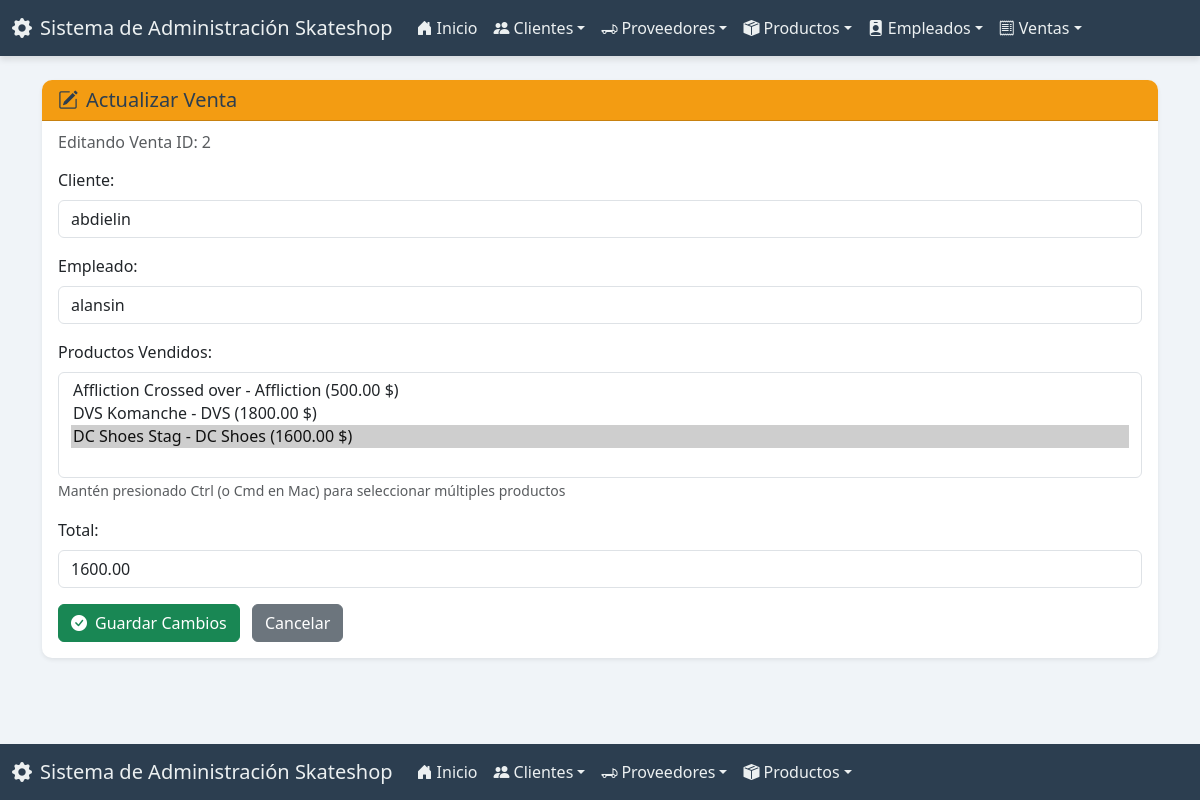
The page /ventas/actualizar/2/ on the database its author committed.
### app_Skateshop/models.py (models this page shows, shortened)
class Venta(models.Model):
    cliente = models.ForeignKey(Cliente, on_delete=models.CASCADE, related_name="ventas")
    empleado = models.ForeignKey(Empleado, on_delete=models.CASCADE, related_name="ventas_realizadas")
    productos = models.ManyToManyField(Producto, related_name="ventas")
    fecha_venta = models.DateTimeField(auto_now_add=True)
    total = models.DecimalField(max_digits=10, decimal_places=2, default=0.00)

class Cliente(models.Model):
    id_cliente = models.AutoField(primary_key=True)
    nombre = models.CharField(max_length=100)
    compra = models.ManyToManyField(Producto, blank=True, related_name="clientes")
    email = models.EmailField(unique=True)
    telefono = models.CharField(max_length=15, blank=True, null=True)
    direccion = models.TextField(blank=True, null=True)
    fecha_registro = models.DateField(auto_now_add=True)
    activo = models.BooleanField(default=True)
    imagen = models.ImageField(upload_to='clientes/', blank=True, null=True)

class Empleado(models.Model):
    nombre = models.CharField(max_length=100)
    email = models.EmailField(unique=True)
    telefono = models.CharField(max_length=15, blank=True, null=True)
    direccion = models.TextField(blank=True, null=True)
    fecha_contratacion = models.DateField(auto_now_add=True)
    activo = models.BooleanField(default=True)
    clientes_atendidos = models.ManyToManyField(Cliente, blank=True, related_name="empleados_atendieron")

class Producto(models.Model):
    nombre = models.CharField(max_length=100)
    descripcion = models.TextField(blank=True, null=True)
    precio = models.DecimalField(max_digits=10, decimal_places=2)
    stock = models.PositiveIntegerField(default=0)
    proveedor = models.ForeignKey(Proveedor, on_delete=models.CASCADE, related_name="productos")
    marca = models.CharField(max_length=50)
    modelo = models.CharField(max_length=50, blank=True, null=True)
    fecha_agregado = models.DateField(auto_now_add=True)
    disponible = models.BooleanField(default=True)
    imagen = models.ImageField(upload_to='productos/', blank=True, null=True)

### app_Skateshop/views.py (the view)
# urls.py: path('ventas/actualizar/<int:pk>/', views.actualizar_venta, name='actualizar_venta'),
def actualizar_venta(request, pk):
    venta_a_actualizar = get_object_or_404(Venta, pk=pk)
    clientes = Cliente.objects.all()
    empleados = Empleado.objects.all()
    productos = Producto.objects.all()
    context = {'venta': venta_a_actualizar, 'clientes': clientes, 'empleados': empleados, 'productos': productos}
    return render(request, 'venta/actualizar_venta.html', context)

### app_Skateshop/templates/venta/actualizar_venta.html (shortened to what this page needs)
{% extends 'base.html' %}
{% block content %}
<div class="card shadow-sm">
    <div class="card-header bg-warning text-dark"><h5 class="mb-0"><i class="bi bi-pencil-square me-2"></i>Actualizar Venta</h5></div>
    <div class="card-body">
        <form method="post" action="{% url 'realizar_actualizacion_venta' pk=venta.pk %}" enctype="multipart/form-data">
            <h6 class="card-subtitle mb-3 text-muted">Editando Venta ID: {{ venta.id }}</h6>
            <div class="mb-3"><label for="cliente" class="form-label">Cliente:</label><select class="form-control" id="cliente" name="cliente" required>{% for cliente in clientes %}<option value="{{ cliente.id_cliente }}" {% if cliente.id_cliente == venta.cliente.id_cliente %}selected{% endif %}>{{ cliente.nombre }}</option>{% endfor %}</select></div>
            <div class="mb-3"><label for="empleado" class="form-label">Empleado:</label><select class="form-control" id="empleado" name="empleado" required>{% for empleado in empleados %}<option value="{{ empleado.id }}" {% if empleado.id == venta.empleado.id %}selected{% endif %}>{{ empleado.nombre }}</option>{% endfor %}</select></div>
            <div class="mb-3"><label for="productos" class="form-label">Productos Vendidos:</label><select multiple class="form-control" id="productos" name="productos" required>{% for producto in productos %}<option value="{{ producto.id }}" {% if producto in venta.productos.all %}selected{% endif %}>{{ producto.nombre }} - {{ producto.marca }} ({{ producto.precio }} $)</option>{% endfor %}</select><small class="text-muted">Mantén presionado Ctrl (o Cmd en Mac) para seleccionar múltiples productos</small></div>
            <div class="mb-3"><label for="total" class="form-label">Total:</label><input type="number" step="0.01" class="form-control" id="total" name="total" value="{{ venta.total }}" required></div>
            <button type="submit" class="btn btn-success"><i class="bi bi-check-circle-fill me-2"></i>Guardar Cambios</button>
            <a href="{% url 'ver_ventas' %}" class="btn btn-secondary ms-2">Cancelar</a>
        </form>
    </div>
</div>
{% endblock %}

### static/css/style.css (style rules this page uses)
body { background-color: #f0f4f8; color: #34495e; }
.card { border: none; border-radius: 10px; box-shadow: 0 6px 12px rgba(0, 0, 0, 0.08); }
.card-header { font-weight: bold; border-radius: 10px 10px 0 0 !important; }
.card-header.bg-warning { background-color: #f39c12 !important; color: #2c3e50 !important; }
.page-container { display: flex; flex-direction: column; min-height: 100vh; }

### rows shown on the page
Venta: id "2", cliente "abdielin", empleado "alansin", productos "Affliction Crossed over - Affliction (500.00 $) / DVS Komanche - DVS (1800.00 $) / DC Shoes Stag - DC Shoes (1600.00 $) ☑", total "1600.00"
